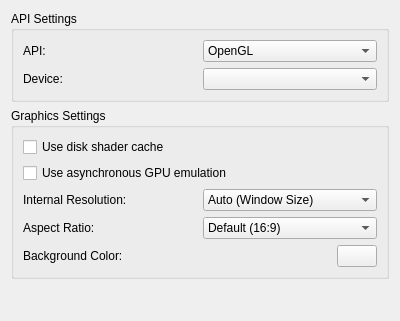
<?xml version="1.0" encoding="UTF-8"?>
<ui version="4.0">
 <class>ConfigureGraphics</class>
 <widget class="QWidget" name="ConfigureGraphics">
  <property name="geometry">
   <rect>
    <x>0</x>
    <y>0</y>
    <width>400</width>
    <height>321</height>
   </rect>
  </property>
  <property name="windowTitle">
   <string>Form</string>
  </property>
  <layout class="QVBoxLayout" name="verticalLayout_1">
   <item>
    <layout class="QVBoxLayout" name="verticalLayout_2">
     <item>
      <widget class="QGroupBox" name="groupBox_2">
       <property name="title">
        <string>API Settings</string>
       </property>
       <layout class="QVBoxLayout" name="verticalLayout_3">
        <item>
         <layout class="QHBoxLayout" name="horizontalLayout_4">
          <item>
           <widget class="QLabel" name="label_2">
            <property name="text">
             <string>API:</string>
            </property>
           </widget>
          </item>
          <item>
           <widget class="QComboBox" name="api">
            <item>
             <property name="text">
              <string notr="true">OpenGL</string>
             </property>
            </item>
            <item>
             <property name="text">
              <string notr="true">Vulkan</string>
             </property>
            </item>
            <item>
             <property name="text">
              <string notr="true">Null</string>
             </property>
            </item>
           </widget>
          </item>
         </layout>
        </item>
        <item>
         <layout class="QHBoxLayout" name="horizontalLayout_5">
          <item>
           <widget class="QLabel" name="label_3">
            <property name="text">
             <string>Device:</string>
            </property>
           </widget>
          </item>
          <item>
           <widget class="QComboBox" name="device"/>
          </item>
         </layout>
        </item>
       </layout>
      </widget>
     </item>
     <item>
      <widget class="QGroupBox" name="groupBox">
       <property name="title">
        <string>Graphics Settings</string>
       </property>
       <layout class="QVBoxLayout" name="verticalLayout_4">
        <item>
         <widget class="QCheckBox" name="use_disk_shader_cache">
          <property name="text">
           <string>Use disk shader cache</string>
          </property>
         </widget>
        </item>
        <item>
         <widget class="QCheckBox" name="use_asynchronous_gpu_emulation">
          <property name="text">
           <string>Use asynchronous GPU emulation</string>
          </property>
         </widget>
        </item>
        <item>
         <layout class="QHBoxLayout" name="horizontalLayout_2">
          <item>
           <widget class="QLabel" name="label">
            <property name="text">
             <string>Internal Resolution:</string>
            </property>
           </widget>
          </item>
          <item>
           <widget class="QComboBox" name="resolution_factor_combobox">
            <item>
             <property name="text">
              <string>Auto (Window Size)</string>
             </property>
            </item>
            <item>
             <property name="text">
              <string>Native (1280x720)</string>
             </property>
            </item>
            <item>
             <property name="text">
              <string>2x Native (2560x1440)</string>
             </property>
            </item>
            <item>
             <property name="text">
              <string>3x Native (3840x2160)</string>
             </property>
            </item>
            <item>
             <property name="text">
              <string>4x Native (5120x2880)</string>
             </property>
            </item>
           </widget>
          </item>
         </layout>
        </item>
        <item>
         <layout class="QHBoxLayout" name="horizontalLayout_6">
          <item>
           <widget class="QLabel" name="ar_label">
            <property name="text">
             <string>Aspect Ratio:</string>
            </property>
           </widget>
          </item>
          <item>
           <widget class="QComboBox" name="aspect_ratio_combobox">
            <item>
             <property name="text">
              <string>Default (16:9)</string>
             </property>
            </item>
            <item>
             <property name="text">
              <string>Force 4:3</string>
             </property>
            </item>
            <item>
             <property name="text">
              <string>Force 21:9</string>
             </property>
            </item>
            <item>
             <property name="text">
              <string>Stretch to Window</string>
             </property>
            </item>
           </widget>
          </item>
         </layout>
        </item>
        <item>
         <layout class="QHBoxLayout" name="horizontalLayout_3">
          <item>
           <widget class="QLabel" name="bg_label">
            <property name="text">
             <string>Background Color:</string>
            </property>
           </widget>
          </item>
          <item>
           <widget class="QPushButton" name="bg_button">
            <property name="maximumSize">
             <size>
              <width>40</width>
              <height>16777215</height>
             </size>
            </property>
           </widget>
          </item>
         </layout>
        </item>
       </layout>
      </widget>
     </item>
    </layout>
   </item>
   <item>
    <spacer name="verticalSpacer">
     <property name="orientation">
      <enum>Qt::Vertical</enum>
     </property>
     <property name="sizeHint" stdset="0">
      <size>
       <width>20</width>
       <height>40</height>
      </size>
     </property>
    </spacer>
   </item>
  </layout>
 </widget>
 <resources/>
 <connections/>
</ui>
